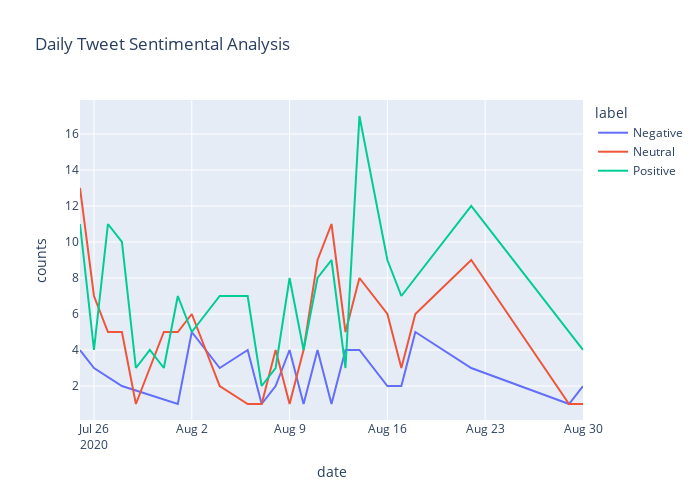

The notebook cell this image was saved under:
### Code cell
df_date=topic12[['date','label','text_vader']]
df_date=df_date.groupby(['date','label'])
df_date=df_date.count()
df_date.head()


df_date=df_date.reset_index()
df_date.columns=['date','label','counts']


# pip install plotly

px.line(df_date,width=700, height=500,x='date',y='counts',color='label',
       title='Daily Tweet Sentimental Analysis')

### Figure 1 — Plotly figure (JSON) as saved in the notebook; plotly's stock layout.template omitted (floating-point values rounded to 4 significant figures)
{"data": [{"hovertemplate": "label=Negative<br>date=%{x}<br>counts=%{y}<extra></extra>", "legendgroup": "Negative", "line": {"color": "#636efa", "dash": "solid"}, "marker": {"symbol": "circle"}, "mode": "lines", "name": "Negative", "orientation": "v", "showlegend": true, "type": "scatter", "x": ["2020-07-25", "2020-07-26", "2020-07-28", "2020-08-01", "2020-08-02", "2020-08-04", "2020-08-06", "2020-08-07", "2020-08-08", "2020-08-09", "2020-08-10", "2020-08-11", "2020-08-12", "2020-08-13", "2020-08-14", "2020-08-16", "2020-08-17", "2020-08-18", "2020-08-22", "2020-08-29", "2020-08-30"], "xaxis": "x", "y": [4, 3, 2, 1, 5, 3, 4, 1, 2, 4, 1, 4, 1, 4, 4, 2, 2, 5, 3, 1, 2], "yaxis": "y"}, {"hovertemplate": "label=Neutral<br>date=%{x}<br>counts=%{y}<extra></extra>", "legendgroup": "Neutral", "line": {"color": "#EF553B", "dash": "solid"}, "marker": {"symbol": "circle"}, "mode": "lines", "name": "Neutral", "orientation": "v", "showlegend": true, "type": "scatter", "x": ["2020-07-25", "2020-07-26", "2020-07-27", "2020-07-28", "2020-07-29", "2020-07-30", "2020-07-31", "2020-08-01", "2020-08-02", "2020-08-04", "2020-08-06", "2020-08-07", "2020-08-08", "2020-08-09", "2020-08-10", "2020-08-11", "2020-08-12", "2020-08-13", "2020-08-14", "2020-08-16", "2020-08-17", "2020-08-18", "2020-08-22", "2020-08-29", "2020-08-30"], "xaxis": "x", "y": [13, 7, 5, 5, 1, 3, 5, 5, 6, 2, 1, 1, 4, 1, 4, 9, 11, 5, 8, 6, 3, 6, 9, 1, 1], "yaxis": "y"}, {"hovertemplate": "label=Positive<br>date=%{x}<br>counts=%{y}<extra></extra>", "legendgroup": "Positive", "line": {"color": "#00cc96", "dash": "solid"}, "marker": {"symbol": "circle"}, "mode": "lines", "name": "Positive", "orientation": "v", "showlegend": true, "type": "scatter", "x": ["2020-07-25", "2020-07-26", "2020-07-27", "2020-07-28", "2020-07-29", "2020-07-30", "2020-07-31", "2020-08-01", "2020-08-02", "2020-08-04", "2020-08-06", "2020-08-07", "2020-08-08", "2020-08-09", "2020-08-10", "2020-08-11", "2020-08-12", "2020-08-13", "2020-08-14", "2020-08-16", "2020-08-17", "2020-08-18", "2020-08-22", "2020-08-30"], "xaxis": "x", "y": [11, 4, 11, 10, 3, 4, 3, 7, 5, 7, 7, 2, 3, 8, 4, 8, 9, 3, 17, 9, 7, 8, 12, 4], "yaxis": "y"}], "layout": {"height": 500, "legend": {"title": {"text": "label"}, "tracegroupgap": 0}, "title": {"text": "Daily Tweet Sentimental Analysis"}, "width": 700, "xaxis": {"anchor": "y", "domain": [0, 1], "title": {"text": "date"}}, "yaxis": {"anchor": "x", "domain": [0, 1], "title": {"text": "counts"}}}}
